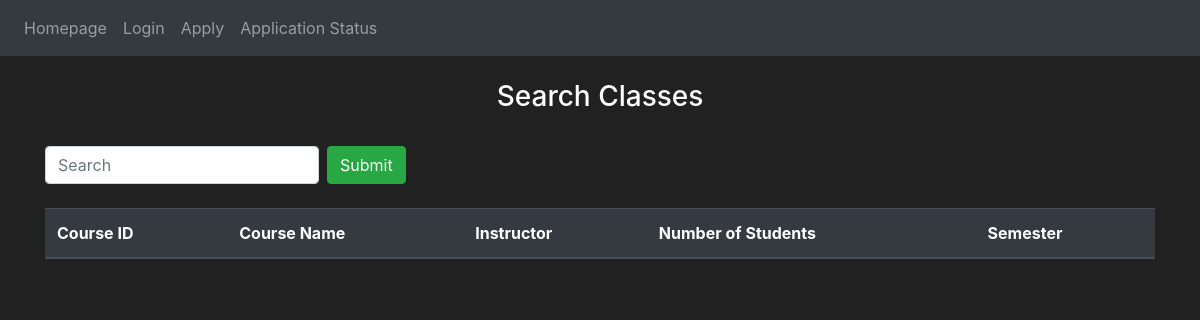
Page /search-classes on the earlier database version.
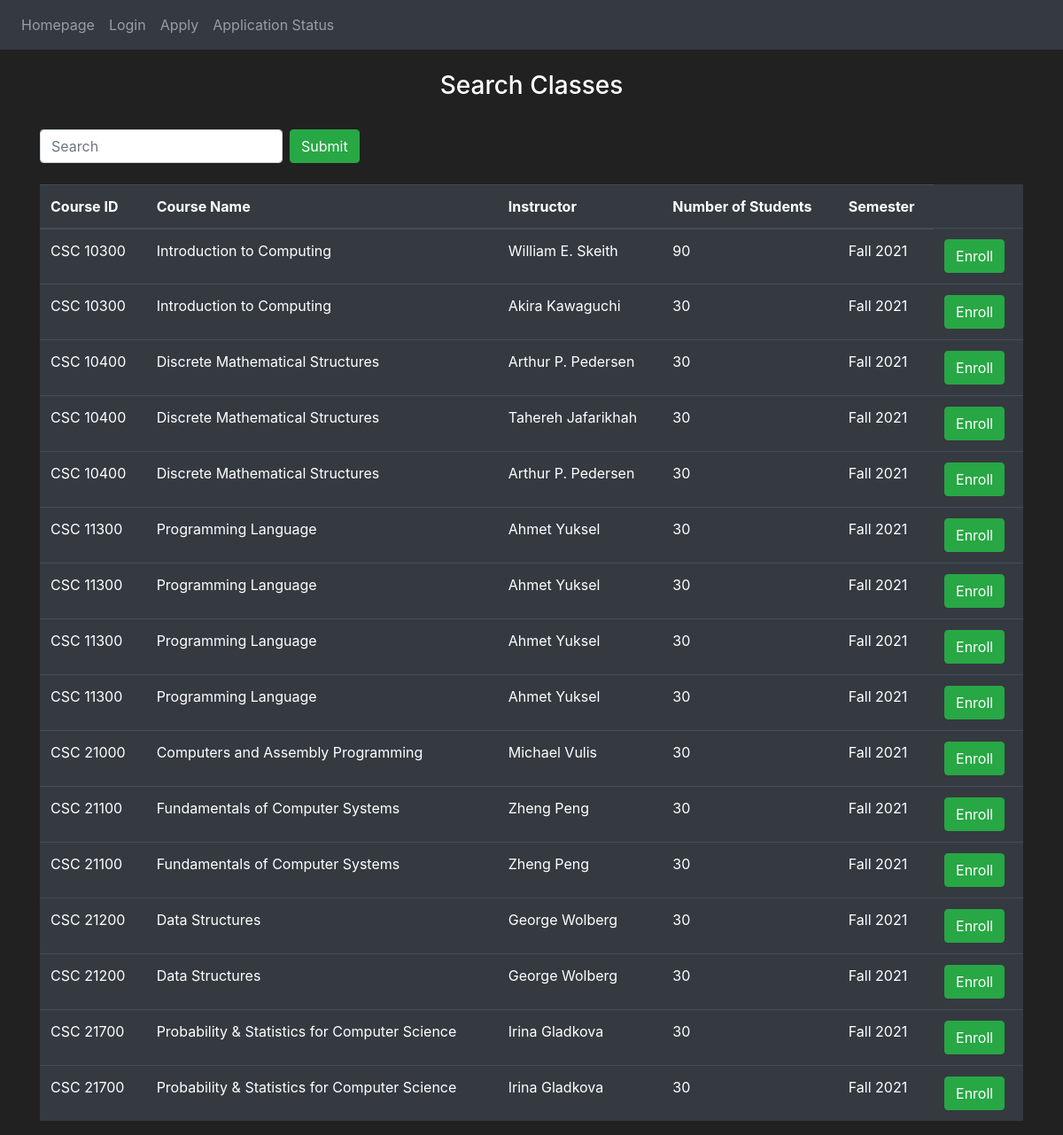
Same page on the later database version.
### website/models.py (models this page shows)
class Courses(db.Model):
    __tablename__ = 'courses'
    id = db.Column(db.Integer, primary_key=True)
    name = db.Column(db.String(400))
    course_id = db.Column(db.String(400))
    instructor = db.Column(db.String(400))
    semester = db.Column(db.String(400))
    capacity = db.Column(db.Integer)
    user = db.Column(db.Integer, db.ForeignKey('user.id'))

### website/auth.py (the view)
@auth.route('/search-classes', methods=['GET', 'POST'])
def search_classes():
    headings = ("Course ID", "Course Name", "Instructor", "Number of Students", "Semester")
    searchTextField = request.args.get('searchTextField')
    if searchTextField:
        coursesData = Courses.query.filter_by(course_id=searchTextField).order_by(Courses.course_id).all()
    else:
        coursesData = Courses.query.order_by(Courses.course_id).all()
    if request.method == "POST":
        id = request.form.get("enrollbutton")
        print(id)
        course = Courses.query.get(id) # got the course
        courseID = course.id
        courseName = course.name
        courseInstructor = course.instructor
        courseSemester = course.semester
        new_usercourse = UserCourse(name=courseName, course_id=courseID, instructor=courseInstructor, semester=courseSemester)
        db.session.add(new_usercourse)
        db.session.commit()
        return redirect(url_for('auth.search_classes', user=current_user, table_headings=headings, data=coursesData))
    else:
        return render_template("search-classes.html", user=current_user, table_headings=headings, data=coursesData)
    print(request.method)
    return render_template("search-classes.html", user=current_user, table_headings=headings, data=coursesData)

### website/templates/search-classes.html
{% extends "base.html" %} {% block title %}Search Classes{% endblock %} {% block content
%}
<br>
<h3 align="center">{{ user.usertype }} Search Classes</h3>
<br>
<center>
<form class="form-inline my-2 my-lg-0" method="GET">
    <input class="form-control mr-sm-2" type="search" placeholder="Search" name="searchTextField">
    <button class="btn btn-outline btn-success">Submit</button>
</form>
</center>
<br>
<form method="POST">
<table class="table table-hover table-dark" id = "coursetable">
        <thead>
            <tr>
                {% for header in table_headings %}
                <th> {{ header }}</th>
                {% endfor %}
            </tr>
        </thead>
        <tbody>
            <tr>
                {% for courses in data %}
                <td>{{courses.course_id }}</td>
                <td>{{courses.name }}</td>
                <td>{{courses.instructor }}</td>
                <td>{{courses.capacity }}</td>
                <td>{{courses.semester}}</td>
                <td><button class="btn btn-outline btn-success" name="enrollbutton" value="{{ courses.id }}" formmethod="POST" >Enroll</button></td>
            </tr>
        {% endfor %}
        </tbody>
</table>
</form>
{% endblock %}

### website/templates/base.html (shortened to what this page needs)
<!DOCTYPE html>
<html>
  <head>
    <link
      rel="stylesheet"
      href="https://stackpath.bootstrapcdn.com/bootstrap/4.4.1/css/bootstrap.min.css"
    />
    <link
      rel="stylesheet"
      href="https://stackpath.bootstrapcdn.com/font-awesome/4.7.0/css/font-awesome.min.css"
    />
  </head>
  <body>
    <nav class="navbar navbar-expand-lg navbar-dark bg-dark">
      <div class="collapse navbar-collapse" id="navbar">
        <div class="navbar-nav">
          {% if user.is_authenticated %}
          {% if user.usertype == "Student" %}
            <a class="nav-item nav-link" id="student-management" href="/student-management">Management</a>
            {% endif %}
            {% if user.usertype == "Registrar" %}
            <a class="nav-item nav-link" id="registrar-management" href="/registrar-management">Management</a>
            <a class="nav-item nav-link" id="courses-make" href="/courses-make">Course Make</a>
            <a class="nav-item nav-link" id="applications" href="/applications">Applications</a>
            <a class="nav-item nav-link" id="complaints" href="/complaints">Complaints</a>
            {% endif %}
          {% if user.usertype == "Instructor" %}
            <a class="nav-item nav-link" id="instructor-management" href="/instructor-management">Management</a>
            {% endif %}
          <a class="nav-item nav-link" id="logout" href="/logout">Logout</a>
          {% else %}
          <a class="nav-item nav-link" id="homepage" href="/">Homepage</a>
          <a class="nav-item nav-link" id="login" href="/login">Login</a>
          <a class="nav-item nav-link" id="apply" href="/apply">Apply</a>
          <a class="nav-item nav-link" id="applicationStatus" href="/application-status">Application Status</a>
          {% endif %}
        </div>
      </div>
    </nav>
    <div class="container">{% block content %} {% endblock %}</div>
   </body>
  </body>
</html>

### website/templates/base.html (style rules this page uses)
body { background-color: #212121; color: white }

Differences in the rows shown:
added Courses: course_id "CSC 10300", name "Introduction to Computing", instructor "William E. Skeith", capacity "90", semester "Fall 2021", {{ courses.id }} 11 (drawn)
added Courses: course_id "CSC 10300", name "Introduction to Computing", instructor "Akira Kawaguchi", capacity "30", semester "Fall 2021", {{ courses.id }} 12 (drawn)
added Courses: course_id "CSC 10400", name "Discrete Mathematical Structures", instructor "Arthur P. Pedersen", capacity "30", semester "Fall 2021", {{ courses.id }} 4 (drawn)
added Courses: course_id "CSC 10400", name "Discrete Mathematical Structures", instructor "Tahereh Jafarikhah", capacity "30", semester "Fall 2021", {{ courses.id }} 13 (drawn)
added Courses: course_id "CSC 10400", name "Discrete Mathematical Structures", instructor "Arthur P. Pedersen", capacity "30", semester "Fall 2021", {{ courses.id }} 14 (drawn)
added Courses: course_id "CSC 11300", name "Programming Language", instructor "Ahmet Yuksel", capacity "30", semester "Fall 2021", {{ courses.id }} 5 (drawn)
added Courses: course_id "CSC 11300", name "Programming Language", instructor "Ahmet Yuksel", capacity "30", semester "Fall 2021", {{ courses.id }} 6 (drawn)
added Courses: course_id "CSC 11300", name "Programming Language", instructor "Ahmet Yuksel", capacity "30", semester "Fall 2021", {{ courses.id }} 15 (drawn)
added Courses: course_id "CSC 11300", name "Programming Language", instructor "Ahmet Yuksel", capacity "30", semester "Fall 2021", {{ courses.id }} 16 (drawn)
added Courses: course_id "CSC 21000", name "Computers and Assembly Programming", instructor "Michael Vulis", capacity "30", semester "Fall 2021", {{ courses.id }} 17 (drawn)
added Courses: course_id "CSC 21100", name "Fundamentals of Computer Systems", instructor "Zheng Peng", capacity "30", semester "Fall 2021", {{ courses.id }} 8 (drawn)
added Courses: course_id "CSC 21100", name "Fundamentals of Computer Systems", instructor "Zheng Peng", capacity "30", semester "Fall 2021", {{ courses.id }} 18 (drawn)
added Courses: course_id "CSC 21200", name "Data Structures", instructor "George Wolberg", capacity "30", semester "Fall 2021", {{ courses.id }} 9 (drawn)
added Courses: course_id "CSC 21200", name "Data Structures", instructor "George Wolberg", capacity "30", semester "Fall 2021", {{ courses.id }} 19 (drawn)
added Courses: course_id "CSC 21700", name "Probability & Statistics for Computer Science", instructor "Irina Gladkova", capacity "30", semester "Fall 2021", {{ courses.id }} 10 (drawn)
added Courses: course_id "CSC 21700", name "Probability & Statistics for Computer Science", instructor "Irina Gladkova", capacity "30", semester "Fall 2021", {{ courses.id }} 20 (drawn)
